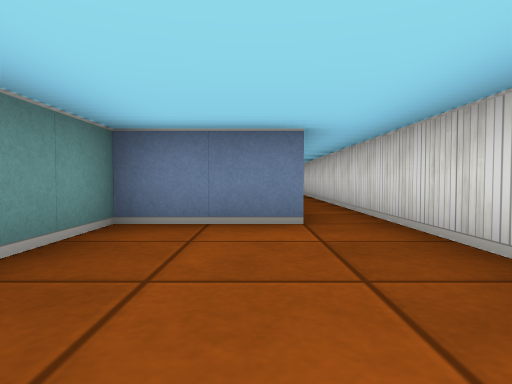
view 1 (above)

15 first-person views from a walk through a cub3D level. The camera is about half as high as the walls, tilts 2° down and sees 75° across. The floor is counted in squares. Each view is taken from the middle of a square. On the plan, view 1 faces up. The plan holds only what a view shows up to about 9 squares ahead; the rest is blank.

view 2
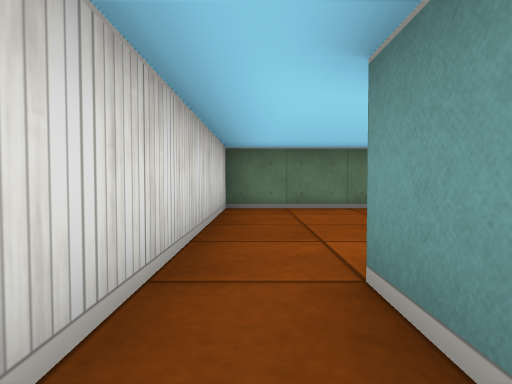

view 3
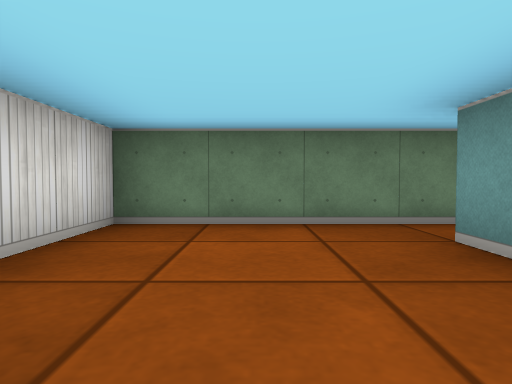

view 4
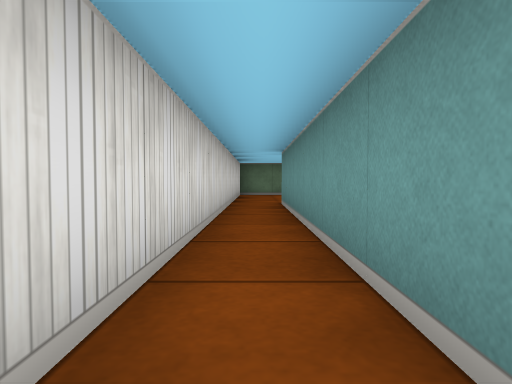

view 5
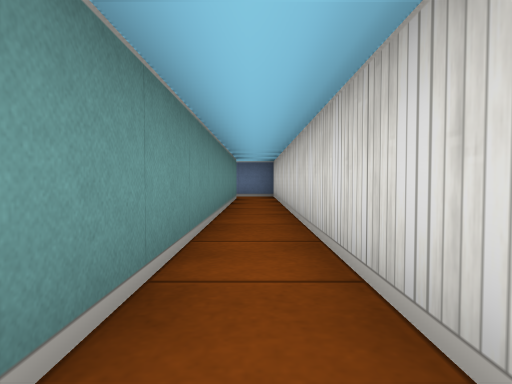

view 6
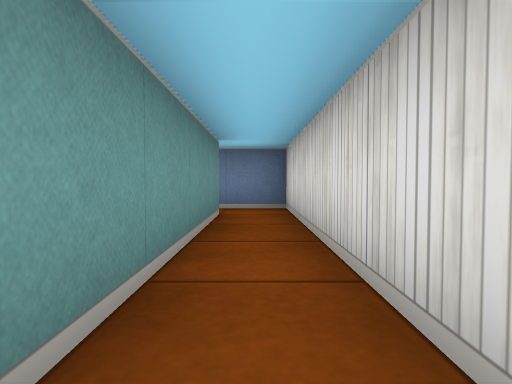

view 7
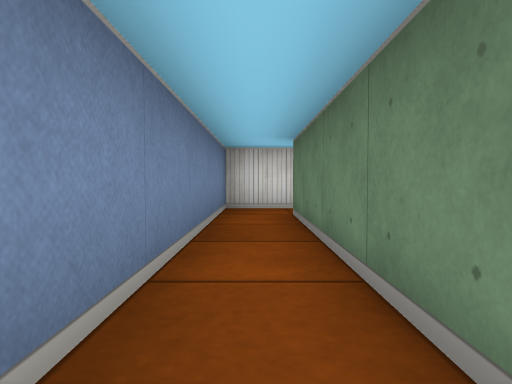

view 8
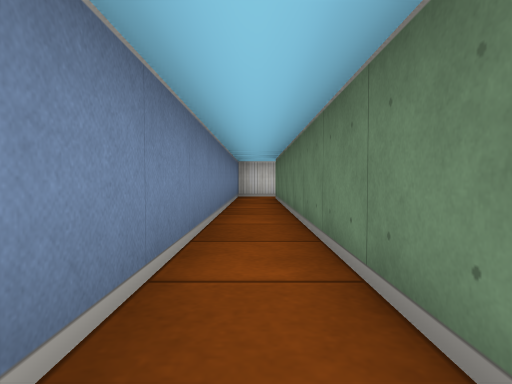

view 9
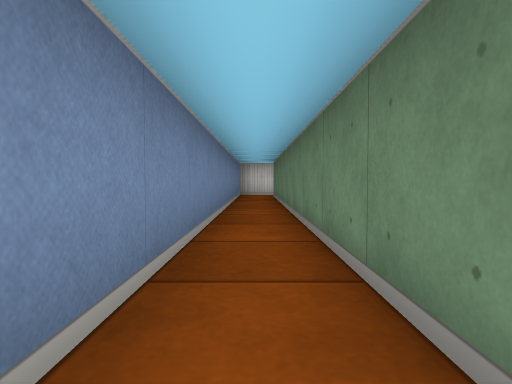

view 10
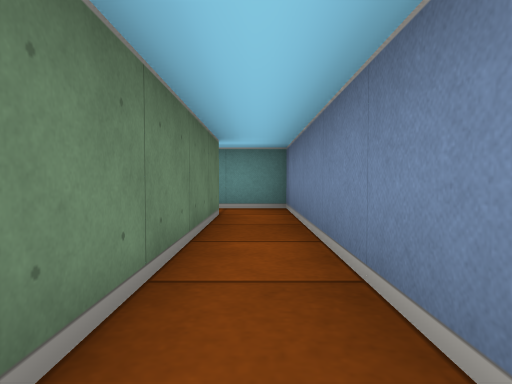

view 11
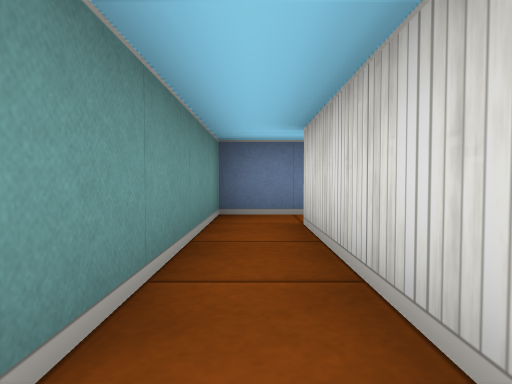

view 12
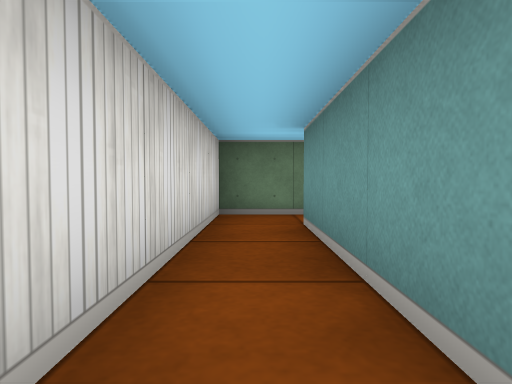

view 13
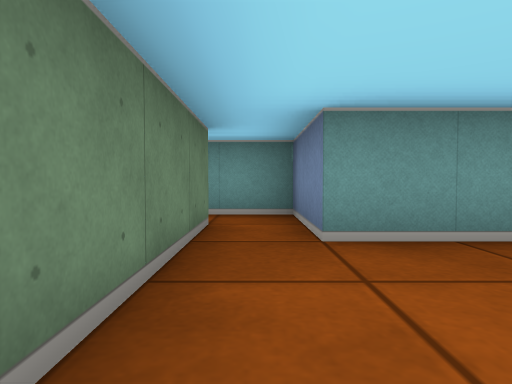

view 14
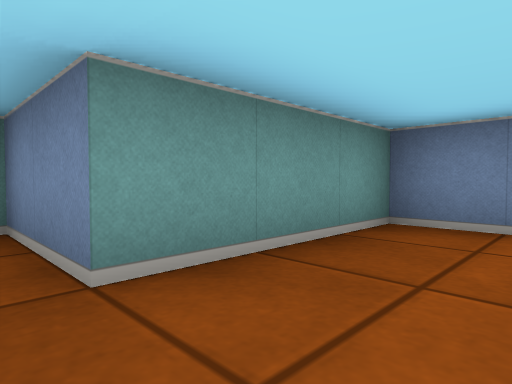

view 15
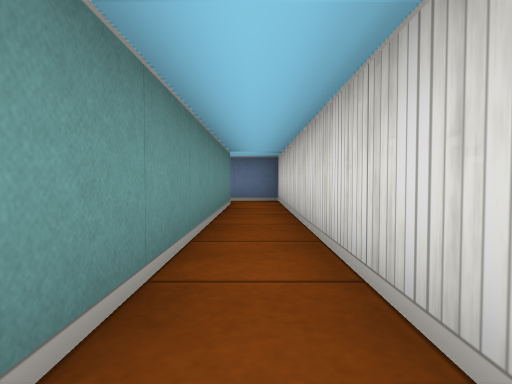

### Floor plan
Ten units are one square. View 1 is at (0, 0); x grows to the right and y downward. Boxes are objects, and circles mark ways between rooms. Rooms are numbered by the first view taken in them; rooms with no view inside come last. Other rooms are left out.
<svg viewBox="-125 -170 145 185">
<path fill="none" stroke="#000" d="M5 -35 -15 -35 -15 -5 -25 -5M-25 5 15 5 15 -35M15 -35 15 -165 -105 -165M-105 -155 5 -155 5 -35M-105 -165 -115 -165 -115 -125M-118 -115 -105 -115 -105 -155M-25 -5 -35 -5 -35 8"/>
<circle cx="10" cy="-40" r="3" fill="#2a7"/>
<circle cx="-20" cy="0" r="3" fill="#2a7"/>
<circle cx="-100" cy="-160" r="3" fill="#2a7"/>
<text x="0" y="-10">1</text>
<text x="10" y="-130">2</text>
<text x="-110" y="-140">3</text>
<text x="-30" y="0">4</text>
</svg>
Room 1 opens to room 2. Room 1 opens to room 4. Room 2 opens to room 3.

Where each view was taken, in squares from view 1:
view 1: 0 up, 0 right, facing up
view 2: 5 up, 1 right, facing down
view 3: 3 up, 0 right, facing down
view 4: 10 up, 1 right, facing down
view 5: 7 up, 1 right, facing up
view 6: 11 up, 1 right, facing up
view 7: 16 up, 4 left, facing right
view 8: 16 up, 8 left, facing right
view 9: 16 up, 9 left, facing right
view 10: 16 up, 6 left, facing left
view 11: 12 up, 11 left, facing up
view 12: 16 up, 11 left, facing down
view 13: 0 up, 1 right, facing left
view 14: 0 up, 0 right, facing up-left
view 15: 9 up, 1 right, facing up
